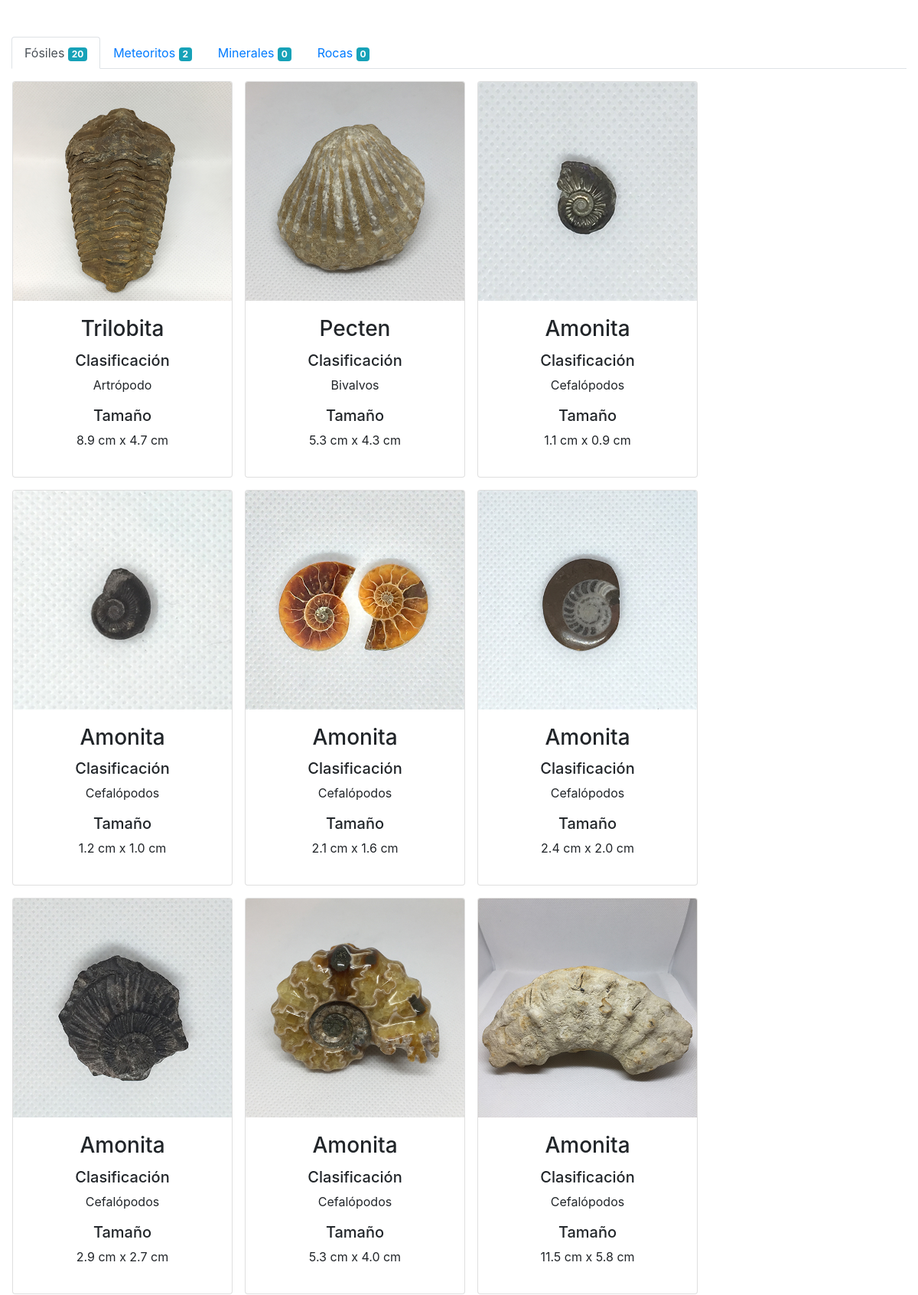
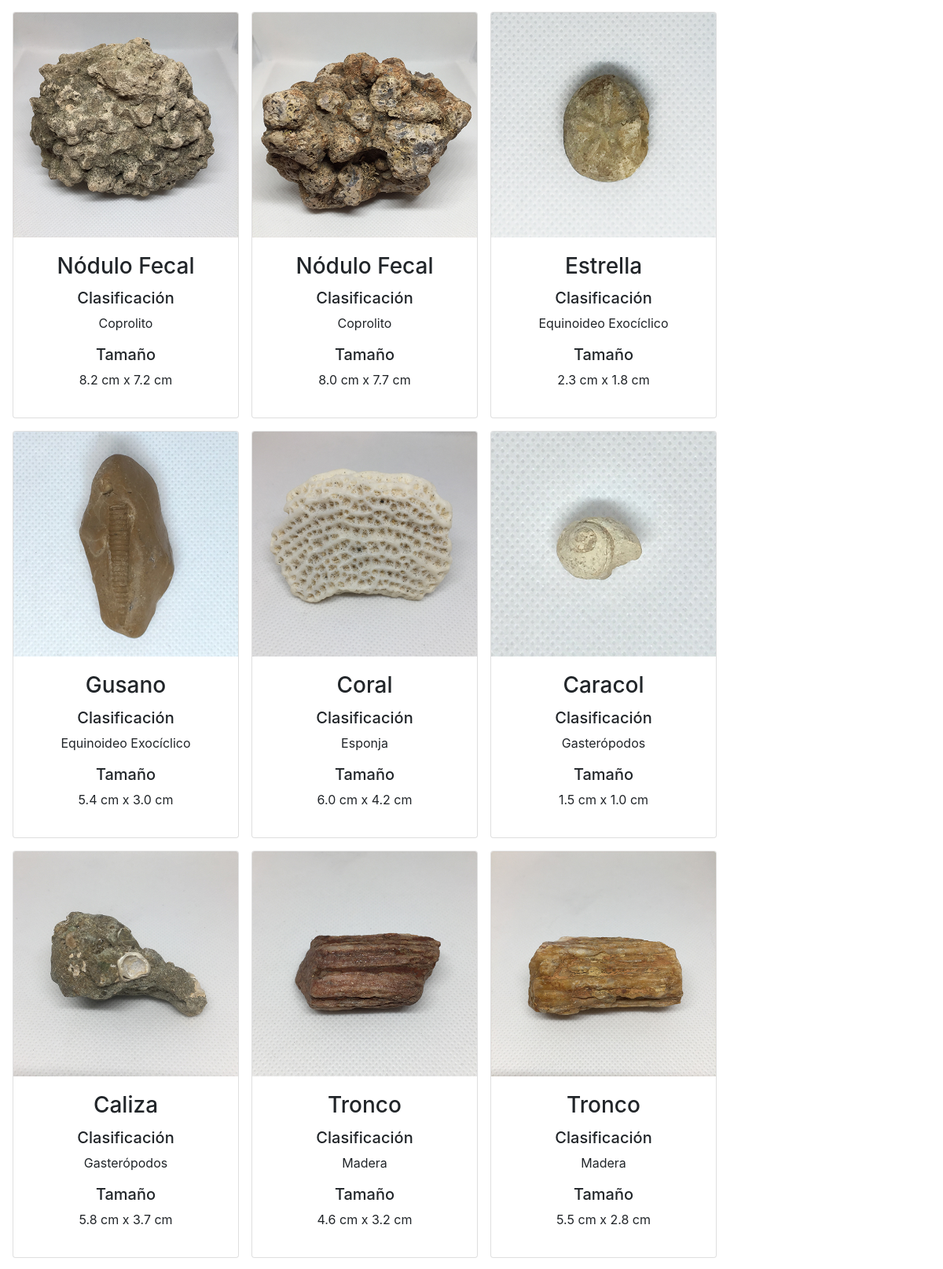
The page / (upper part) on the database its author committed (2 pictures, top to bottom).
### dinoapp/models.py (models this page shows, shortened)
class Fossil(models.Model):
    name = models.CharField(max_length=200)
    classification = models.CharField(max_length=200)
    width = models.FloatField()
    height = models.FloatField()
    photo = models.ImageField(upload_to='assets/fossils')

### dinoapp/views.py (the view)
# urls.py: path('', views.fossil_view, name='index'),
def fossil_view(request):
    fossils = Fossil.objects.order_by('classification').all()
    minerals = Mineral.objects.order_by('classification').all()
    meteors = Meteor.objects.order_by('classification').all()
    rocks = Rock.objects.order_by('classification').all()
    info = {
        'fossils': fossils,
        'fossils_size': len(fossils),
        'minerals': minerals,
        'minerals_size': len(minerals),
        'meteors': meteors,
        'meteors_size': len(meteors),
        'rocks': rocks,
        'rocks_size': len(rocks)
    }
    return render(request, 'index.html', info)

### dinoapp/templates/index.html (shortened to what this page needs)
<html>
  <head>
    <link
      rel="stylesheet"
      href="https://stackpath.bootstrapcdn.com/bootstrap/4.5.0/css/bootstrap.min.css"
    />
  </head>
  <body>
    <div class="container-fluid mt-5 mb-3 text-center">
      <ul class="nav nav-tabs" id="myTab" role="tablist">
        <li class="nav-item" role="presentation">
          <a
            class="nav-link active"
            id="fossils-tab"
            data-toggle="tab"
            href="#fossils"
            role="tab"
            aria-controls="fossils"
            aria-selected="true"
            >Fósiles <span class="badge badge-info">{{fossils_size}}</span></a
          >
        </li>
        <li class="nav-item" role="presentation">
            <a
              class="nav-link"
              id="meteors-tab"
              data-toggle="tab"
              href="#meteors"
              role="tab"
              aria-controls="meteors"
              aria-selected="false"
              >Meteoritos
              <span class="badge badge-info">{{meteors_size}}</span></a
            >
          </li>
        <li class="nav-item" role="presentation">
          <a
            class="nav-link"
            id="minerals-tab"
            data-toggle="tab"
            href="#minerals"
            role="tab"
            aria-controls="minerals"
            aria-selected="false"
            >Minerales
            <span class="badge badge-info">{{minerals_size}}</span></a
          >
        </li>
        <li class="nav-item" role="presentation">
          <a
            class="nav-link"
            id="rocks-tab"
            data-toggle="tab"
            href="#rocks"
            role="tab"
            aria-controls="rocks"
            aria-selected="false"
            >Rocas <span class="badge badge-info">{{rocks_size}}</span></a
          >
        </li>
      </ul>
      <div class="tab-content text-center" id="myTabContent">
        <div
          class="tab-pane fade show active"
          id="fossils"
          role="tabpanel"
          aria-labelledby="fossils-tab"
        >
          <div class="row">
            {% for fossil in fossils %}
            <div class="card mt-3 ml-3" style="width: 18rem;">
              <img
                src="media/{{ fossil.photo }}"
                class="card-img-top"
                alt="..."
              />
              <div class="card-body">
                <h3 class="card-title text-center">{{ fossil.name }}</h3>
                <h5>Clasificación</h5>
                <p>{{fossil.classification}}</p>
                <h5>Tamaño</h5>
                <p>{{fossil.width}} cm x {{fossil.height}} cm</p>
              </div>
            </div>
            {% endfor %}
          </div>
        </div>
      </div>
    </div>
  </body>
</html>

### rows shown on the page
Fossil: photo (picture), name "Trilobita", classification "Artrópodo", width "8.9", height "4.7"
Fossil: photo (picture), name "Pecten", classification "Bivalvos", width "5.3", height "4.3"
Fossil: photo (picture), name "Amonita", classification "Cefalópodos", width "1.1", height "0.9"
Fossil: photo (picture), name "Amonita", classification "Cefalópodos", width "1.2", height "1.0"
Fossil: photo (picture), name "Amonita", classification "Cefalópodos", width "2.1", height "1.6"
Fossil: photo (picture), name "Amonita", classification "Cefalópodos", width "2.4", height "2.0"
Fossil: photo (picture), name "Amonita", classification "Cefalópodos", width "2.9", height "2.7"
Fossil: photo (picture), name "Amonita", classification "Cefalópodos", width "5.3", height "4.0"
Fossil: photo (picture), name "Amonita", classification "Cefalópodos", width "11.5", height "5.8"
Fossil: photo (picture), name "Nódulo Fecal", classification "Coprolito", width "8.2", height "7.2"
Fossil: photo (picture), name "Nódulo Fecal", classification "Coprolito", width "8.0", height "7.7"
Fossil: photo (picture), name "Estrella", classification "Equinoideo Exocíclico", width "2.3", height "1.8"
Fossil: photo (picture), name "Gusano", classification "Equinoideo Exocíclico", width "5.4", height "3.0"
Fossil: photo (picture), name "Coral", classification "Esponja", width "6.0", height "4.2"
Fossil: photo (picture), name "Caracol", classification "Gasterópodos", width "1.5", height "1.0"
Fossil: photo (picture), name "Caliza", classification "Gasterópodos", width "5.8", height "3.7"
Fossil: photo (picture), name "Tronco", classification "Madera", width "4.6", height "3.2"
Fossil: photo (picture), name "Tronco", classification "Madera", width "5.5", height "2.8"

### other values the page prints
{{ fossils_size }} "20"
{{ meteors_size }} "2"
{{ minerals_size }} "0"
{{ rocks_size }} "0"
